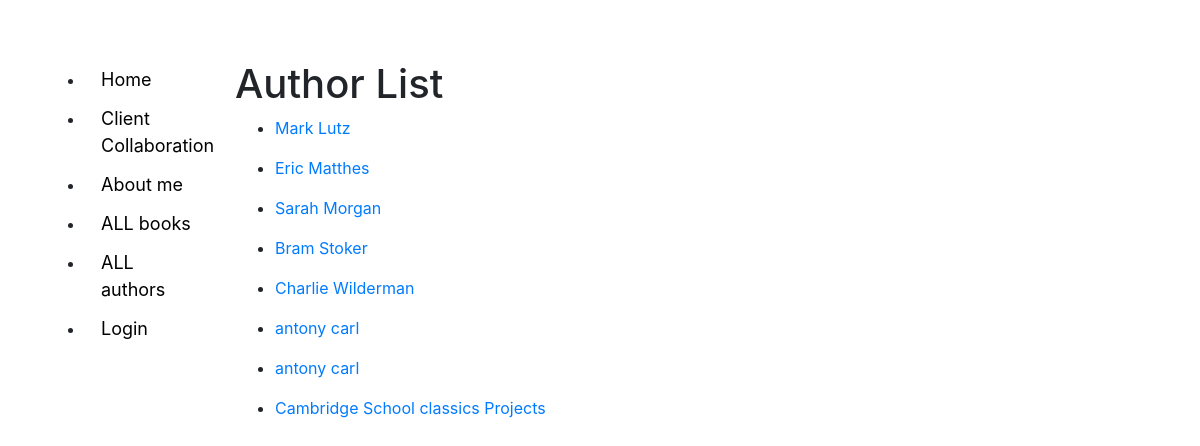
Screenshot of /catalog/authors/ with the database file from the repository.
### catalog/models.py (models this page shows, shortened)
class Author(models.Model): # lands us back to author_detail, to finish the loop.
    first_name = models.CharField(max_length=100)
    last_name = models.CharField(max_length=100)
    Date_of_birth = models.DateField(null=True, blank=True)
    date_of_death = models.DateField('Died', null=True, blank=True)
    class Meta:
        ordering = ['last_name', 'first_name']
    def get_absolute_url(self):
        return reverse('author_detail', args=[str(self.id)])

### catalog/views.py (the view)
# urls.py: path('authors/', views.AuthorListView.as_view(), name='author'),
class AuthorListView(generic.ListView):
    model = Author

### catalog/templates/catalog/author_list.html (shortened to what this page needs)
<!DOCTYPE html>
<html lang="en">
{% extends "base_generic.html" %}
{% block content %}
<h1>Author List</h1>
    {% if author_list %}
        {% for author in author_list %}
            <ul>
            <li>
                <a href="{{ author.get_absolute_url }}">{{ author.first_name }} {{ author.last_name }}</a>
            </li>
            </ul>
        {% endfor %}
        {% else %}
        <p>There are no authors</p>
    {% endif %}
{% endblock %}

### catalog/templates/base_generic.html (shortened to what this page needs)
<!DOCTYPE html>
<html lang="en">
<head>
    <link rel="stylesheet" href="https://cdn.jsdelivr.net/npm/bootstrap@4.5.3/dist/css/bootstrap.min.css">
    {% load static %}
    <link rel="stylesheet" href="{% static 'css/styles.css' %}">
</head>
<body id="bg" style="background-image: url('{% static "/images/light_apple_BG.jpg" %}')">
<div id="outerContainer">
<div class="container">
        <div class="row">
            <div class="col-sm-2">
            {% block sidebar %}
                <ul class="sidenav">
                    <li><a href="{% url 'index' %}">Home</a></li>
                    <li><a href="">Client Collaboration</a></li>
                    <li><a href="{% url 'about' %}">About me</a></li>
                    <li><a href="{% url 'book' %}">ALL books</a> </li>
                    <li><a href="{% url 'author' %}">ALL authors</a></li>
                {% if user.is_authenticated %}
                <LI>User: {{ user.get_username }}</LI>
                <li><a href="{% url 'my_borrowed' %}">My Borrowed</a></li>
                <li><a href="{% url 'staff_member' %}">Staff Member</a></li>
                <li><a href="{% url 'logout' %}?next={{ request.path }}">Logout</a> </li>
                {% else %}
                    <li><a href="{% url 'login' %}?next={{ request.path }}">Login</a></li>
                {% endif %}
            </ul>
            {% endblock %}
            </div>
            <div class="col-sm-10 ">{% block content %}{% endblock %}</div>
        </div>
    </div>
</div>
</body>
</html>

### catalog/static/css/styles.css (style rules this page uses)
#outerContainer { margin-top: 60px; }
#bg { background-repeat: no-repeat; background-size: 1300px 900px; background-position: top; background-attachment: fixed; }
.sidenav a { padding: 6px 8px 6px 16px; text-decoration: none; font-size: 18px; color: black; display: block; }

### rows the page displays
Author: first_name "Mark", last_name "Lutz"
Author: first_name "Eric", last_name "Matthes"
Author: first_name "Sarah", last_name "Morgan"
Author: first_name "Bram", last_name "Stoker"
Author: first_name "Charlie", last_name "Wilderman"
Author: first_name "antony", last_name "carl"
Author: first_name "antony", last_name "carl"
Author: first_name "Cambridge School", last_name "classics Projects"
